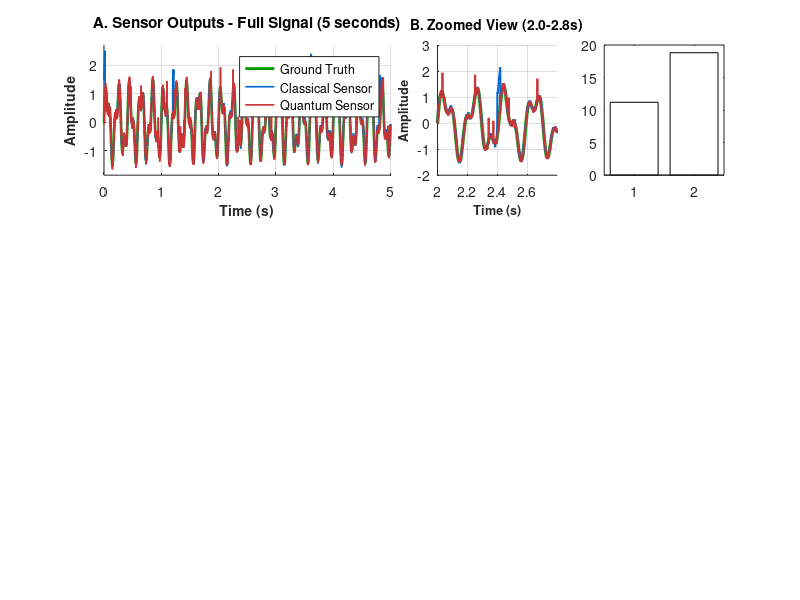

Write MATLAB code to recreate this figure. (Note: this script raises an error after producing the figure.)
%% ========================================================================
%% STEP 0: SENSOR SIMULATION (Defining 't' and signals)
%% ========================================================================
clear; clc; close all;

% Parameters
Fs = 1000;              % Sampling frequency (Hz)
T = 5;                  % Duration (seconds)
t = 0:1/Fs:T-1/Fs;      % Time vector

% 1. Create Ground Truth Signal (Spacecraft vibration/signal)
signal_perfect = sin(2*pi*5*t) + 0.5*sin(2*pi*12*t); 

% 2. Classical Sensor Noise Modeling
classical_thermal   = 0.05 * randn(size(t));
classical_flicker   = 0.02 * cumsum(randn(size(t))) / 100;
classical_drift     = 0.005 * t;
classical_radiation = zeros(size(t)); 
classical_radiation(mod(t, 1.2) < 0.02) = 1.5; % Periodic spikes

classical_noise_total = classical_thermal + classical_flicker + classical_drift + classical_radiation;
classical_sensor_output = signal_perfect + classical_noise_total;

% 3. Quantum Sensor Noise Modeling
quantum_phase_noise    = 0.03 * randn(size(t));
quantum_decoherence    = 0.1 * exp(-t/2) .* randn(size(t));
environmental_B_noise  = 0.04 * sin(2*pi*50*t); % Power line interference
quantum_init_errors    = zeros(size(t));
quantum_init_errors(rand(size(t)) > 0.995) = 0.8; % Random bit flips

quantum_noise_total = quantum_phase_noise + quantum_decoherence + environmental_B_noise + quantum_init_errors;
quantum_sensor_output = signal_perfect + quantum_noise_total;

% 4. Calculate Statistics
SNR_classical_sensor = 10 * log10(var(signal_perfect) / var(classical_noise_total));
SNR_quantum_sensor   = 10 * log10(var(signal_perfect) / var(quantum_noise_total));

rms_classical = sqrt(mean((classical_sensor_output - signal_perfect).^2));
rms_quantum   = sqrt(mean((quantum_sensor_output - signal_perfect).^2));



%% ========================================================================
%% VISUALIZATION: COMPREHENSIVE ANALYSIS
%% ========================================================================
fprintf('Generating comprehensive visualization...\n')

figure('Color','w', 'Position', [50 50 1920 1080]);  % Larger figure size

% Define colors
color_truth = [0 0.6 0];
color_classical = [0 0.4 0.8];
color_quantum = [0.8 0.2 0.2];

%% ========== ROW 1: SENSOR OUTPUTS ==========

% 1.1 Full time series
subplot(3,4,[1 2])
hold on
h1 = plot(t, signal_perfect, 'Color', color_truth, 'LineWidth', 2, 'DisplayName', 'Ground Truth');
h2 = plot(t, classical_sensor_output, 'Color', color_classical, 'LineWidth', 1.2, 'DisplayName', 'Classical Sensor');
h3 = plot(t, quantum_sensor_output, 'Color', color_quantum, 'LineWidth', 1.2, 'DisplayName', 'Quantum Sensor');
xlabel('Time (s)', 'FontSize', 10, 'FontWeight', 'bold')
ylabel('Amplitude', 'FontSize', 10, 'FontWeight', 'bold')
title('A. Sensor Outputs - Full Signal (5 seconds)', 'FontSize', 11, 'FontWeight', 'bold')
legend([h1 h2 h3], 'Location', 'northeast', 'FontSize', 9)
grid on
xlim([0 T])
ylim([min([signal_perfect classical_sensor_output quantum_sensor_output])-0.2, ...
      max([signal_perfect classical_sensor_output quantum_sensor_output])+0.2])
hold off

% 1.2 Zoomed view
subplot(3,4,3)
t_zoom = 2.0; t_width = 0.8;
zoom_mask = (t >= t_zoom & t <= t_zoom + t_width);
hold on
plot(t(zoom_mask), signal_perfect(zoom_mask), 'Color', color_truth, 'LineWidth', 2.5)
plot(t(zoom_mask), classical_sensor_output(zoom_mask), 'Color', color_classical, 'LineWidth', 1.5)
plot(t(zoom_mask), quantum_sensor_output(zoom_mask), 'Color', color_quantum, 'LineWidth', 1.5)
xlabel('Time (s)', 'FontSize', 9, 'FontWeight', 'bold')
ylabel('Amplitude', 'FontSize', 9, 'FontWeight', 'bold')
title('B. Zoomed View (2.0-2.8s)', 'FontSize', 10, 'FontWeight', 'bold')
grid on
xlim([t_zoom t_zoom+t_width])
hold off

% 1.3 SNR Comparison
subplot(3,4,4)
snr_data = [SNR_classical_sensor, SNR_quantum_sensor];
bar_colors = [color_classical; color_quantum];
b = bar(snr_data, 'FaceColor', 'flat');
b.CData = bar_colors;
set(gca, 'XTickLabel', {'Classical', 'Quantum'}, 'FontSize', 10, 'FontWeight', 'bold')
ylabel('SNR (dB)', 'FontSize', 10, 'FontWeight', 'bold')
title('C. Signal-to-Noise Ratio', 'FontSize', 10, 'FontWeight', 'bold')
grid on
ylim([0 max(snr_data)*1.2])
% Add value labels
for i = 1:length(snr_data)
    text(i, snr_data(i)+0.3, sprintf('%.2f dB', snr_data(i)), ...
         'HorizontalAlignment', 'center', 'FontWeight', 'bold', 'FontSize', 10)
end

%% ========== ROW 2: NOISE ANALYSIS ==========

% 2.1 Classical noise components
subplot(3,4,5)
hold on
plot(t, classical_thermal, 'LineWidth', 1, 'DisplayName', 'Thermal')
plot(t, classical_flicker, 'LineWidth', 1, 'DisplayName', '1/f Noise')
plot(t, classical_drift, 'LineWidth', 1, 'DisplayName', 'Drift')
plot(t, classical_radiation, 'LineWidth', 1, 'DisplayName', 'Radiation')
xlabel('Time (s)', 'FontSize', 9, 'FontWeight', 'bold')
ylabel('Noise Amplitude', 'FontSize', 9, 'FontWeight', 'bold')
title('D. Classical Sensor: Noise Breakdown', 'FontSize', 10, 'FontWeight', 'bold')
legend('Location', 'northeast', 'FontSize', 7)
grid on
xlim([0 T])
hold off

% 2.2 Quantum noise components
subplot(3,4,6)
hold on
plot(t, quantum_phase_noise, 'LineWidth', 1, 'DisplayName', 'Phase Noise')
plot(t, quantum_decoherence, 'LineWidth', 1, 'DisplayName', 'Decoherence')
plot(t, environmental_B_noise, 'LineWidth', 1, 'DisplayName', 'Env. Sensitivity')
plot(t, quantum_init_errors, 'LineWidth', 1, 'DisplayName', 'Init Errors')
xlabel('Time (s)', 'FontSize', 9, 'FontWeight', 'bold')
ylabel('Noise Amplitude', 'FontSize', 9, 'FontWeight', 'bold')
title('E. Quantum Sensor: Noise Breakdown', 'FontSize', 10, 'FontWeight', 'bold')
legend('Location', 'northeast', 'FontSize', 7)
grid on
xlim([0 T])
hold off

% 2.3 Total noise comparison (time domain)
subplot(3,4,7)
hold on
plot(t, classical_noise_total, 'Color', color_classical, 'LineWidth', 1.2, 'DisplayName', 'Classical Noise')
plot(t, quantum_noise_total, 'Color', color_quantum, 'LineWidth', 1.2, 'DisplayName', 'Quantum Noise')
xlabel('Time (s)', 'FontSize', 9, 'FontWeight', 'bold')
ylabel('Total Noise', 'FontSize', 9, 'FontWeight', 'bold')
title('F. Total Noise Comparison', 'FontSize', 10, 'FontWeight', 'bold')
legend('Location', 'best', 'FontSize', 8)
grid on
xlim([0 T])
hold off

% 2.4 Measurement errors
subplot(3,4,8)
classical_error = classical_sensor_output - signal_perfect;
quantum_error = quantum_sensor_output - signal_perfect;
hold on
plot(t, classical_error, 'Color', color_classical, 'LineWidth', 1.2, 'DisplayName', 'Classical Error')
plot(t, quantum_error, 'Color', color_quantum, 'LineWidth', 1.2, 'DisplayName', 'Quantum Error')
xlabel('Time (s)', 'FontSize', 9, 'FontWeight', 'bold')
ylabel('Measurement Error', 'FontSize', 9, 'FontWeight', 'bold')
title('G. Measurement Errors', 'FontSize', 10, 'FontWeight', 'bold')
legend('Location', 'best', 'FontSize', 8)
grid on
xlim([0 T])
yline(0, 'k--', 'LineWidth', 0.5)
hold off

%% ========== ROW 3: FREQUENCY DOMAIN ANALYSIS ==========

% 3.1 Signal power spectral density
subplot(3,4,9)
[Pxx_truth, f_truth] = pwelch(signal_perfect, hamming(1024), 512, 2048, Fs);
[Pxx_classical, f_classical] = pwelch(classical_sensor_output, hamming(1024), 512, 2048, Fs);
[Pxx_quantum, f_quantum] = pwelch(quantum_sensor_output, hamming(1024), 512, 2048, Fs);
semilogy(f_truth, Pxx_truth, 'Color', color_truth, 'LineWidth', 2, 'DisplayName', 'Ground Truth')
hold on
semilogy(f_classical, Pxx_classical, 'Color', color_classical, 'LineWidth', 1.5, 'DisplayName', 'Classical')
semilogy(f_quantum, Pxx_quantum, 'Color', color_quantum, 'LineWidth', 1.5, 'DisplayName', 'Quantum')
xlabel('Frequency (Hz)', 'FontSize', 9, 'FontWeight', 'bold')
ylabel('PSD', 'FontSize', 9, 'FontWeight', 'bold')
title('H. Frequency Domain: Sensor Outputs', 'FontSize', 10, 'FontWeight', 'bold')
legend('Location', 'southwest', 'FontSize', 7)
grid on
xlim([0 200])
hold off

% 3.2 Noise power spectral density
subplot(3,4,10)
[Pxx_noise_classical, f_nc] = pwelch(classical_noise_total, hamming(1024), 512, 2048, Fs);
[Pxx_noise_quantum, f_nq] = pwelch(quantum_noise_total, hamming(1024), 512, 2048, Fs);
semilogy(f_nc, Pxx_noise_classical, 'Color', color_classical, 'LineWidth', 2, 'DisplayName', 'Classical Noise')
hold on
semilogy(f_nq, Pxx_noise_quantum, 'Color', color_quantum, 'LineWidth', 2, 'DisplayName', 'Quantum Noise')
xlabel('Frequency (Hz)', 'FontSize', 9, 'FontWeight', 'bold')
ylabel('Noise PSD', 'FontSize', 9, 'FontWeight', 'bold')
title('I. Frequency Domain: Noise', 'FontSize', 10, 'FontWeight', 'bold')
legend('Location', 'southwest', 'FontSize', 7)
grid on
xlim([0 200])
hold off

% 3.3 RMS Error Statistics
subplot(3,4,11)
rms_classical = sqrt(mean(classical_error.^2));
rms_quantum = sqrt(mean(quantum_error.^2));
rms_data = [rms_classical, rms_quantum];
b = bar(rms_data, 'FaceColor', 'flat');
b.CData = bar_colors;
set(gca, 'XTickLabel', {'Classical', 'Quantum'}, 'FontSize', 9, 'FontWeight', 'bold')
ylabel('RMS Error', 'FontSize', 9, 'FontWeight', 'bold')
title('J. RMS Error', 'FontSize', 10, 'FontWeight', 'bold')
grid on
ylim([0 max(rms_data)*1.15])
for i = 1:length(rms_data)
    text(i, rms_data(i)+0.005, sprintf('%.4f', rms_data(i)), ...
         'HorizontalAlignment', 'center', 'FontWeight', 'bold', 'FontSize', 8)
end

% 3.4 Summary statistics table
% 3.4 Summary statistics table
subplot(3,4,12)
axis off
hold on

% COMPACT SUMMARY: Combining lines to ensure it fits the vertical space
summary_lines = {
    '\bfSensor Performance'
    '──────────────────'
    '\bfClassical Sensor:'
    sprintf('  SNR: %.2f dB | RMS: %.4f', SNR_classical_sensor, rms_classical)
    '\bfQuantum Sensor:'
    sprintf('  SNR: %.2f dB | RMS: %.4f', SNR_quantum_sensor, rms_quantum)
    '\bfKey Findings:'
    sprintf('  \\Delta SNR: +%.2f dB', SNR_quantum_sensor - SNR_classical_sensor)
    '  - Classical: Stable'
    '  - Quantum: High Sensitivity'
    '  - Issue: Decoherence'
};

% Display text with Font 7 and start it higher (0.98)
text(0.05, 0.98, summary_lines, 'FontSize', 7, ...
     'VerticalAlignment', 'top', 'HorizontalAlignment', 'left', ...
     'FontName', 'FixedWidth', 'Interpreter', 'tex')

% Force axis limits to [0 1] and draw the border
rectangle('Position', [0 0 1 1], 'EdgeColor', 'k', 'LineWidth', 1.5)
xlim([0 1]); ylim([0 1]);
hold off
%% Main title with reduced font size
sgtitle('STEPS 1 & 2: Ground Truth + Classical vs Quantum Sensor Modeling', ...
        'FontSize', 12, 'FontWeight', 'bold')

%% Adjust spacing
set(gcf, 'Units', 'normalized')
% Tighten subplot spacing
set(gcf, 'DefaultAxesPosition', [0.1, 0.1, 0.8, 0.8])

%% Save figure with high resolution
saveas(gcf, 'steps_1_and_2_complete.png')
print(gcf, 'steps_1_and_2_complete_highres.png', '-dpng', '-r300')  % High-res version

fprintf('✓ Figure saved: steps_1_and_2_complete.png\n')
fprintf('✓ High-res figure saved: steps_1_and_2_complete_highres.png\n')


%% ========================================================================
%% DATA EXPORT: CSV GENERATION
%% ========================================================================
fprintf('Exporting data to CSV...\n')

% 1. Export Summary Statistics
Metric = {'SNR (dB)'; 'RMS Error'; 'Noise Std Dev (sigma)'};
Classical = [SNR_classical_sensor; rms_classical; std(classical_noise_total)];
Quantum = [SNR_quantum_sensor; rms_quantum; std(quantum_noise_total)];

summary_table = table(Metric, Classical, Quantum);
writetable(summary_table, 'sensor_performance_summary.csv');

% 2. Export Raw Time-Series Data (for Excel/External analysis)
% We ensure all vectors are column vectors using the (') transpose
sensor_data_table = table(t', signal_perfect', classical_sensor_output', quantum_sensor_output', ...
    'VariableNames', {'Time_s', 'Ground_Truth', 'Classical_Output', 'Quantum_Output'});

writetable(sensor_data_table, 'sensor_raw_data_steps_1_2.csv');

fprintf('✓ CSV Saved: sensor_performance_summary.csv\n')
fprintf('✓ CSV Saved: sensor_raw_data_steps_1_2.csv\n')